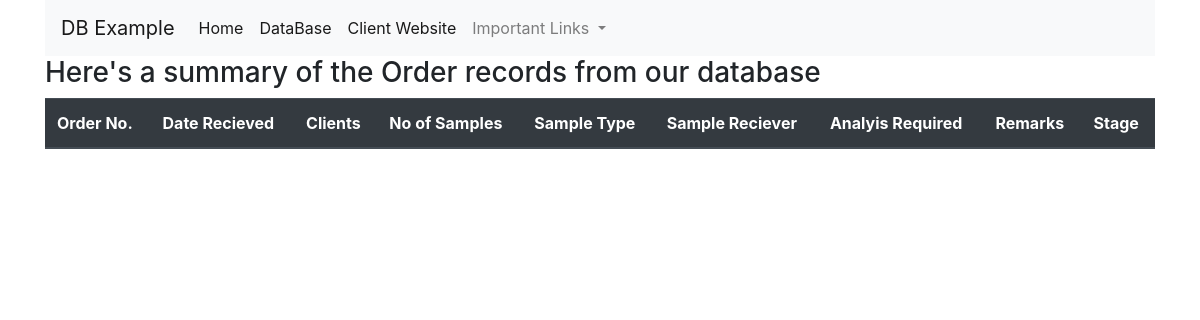
The page /db/ (signed in) on the database as committed earlier.
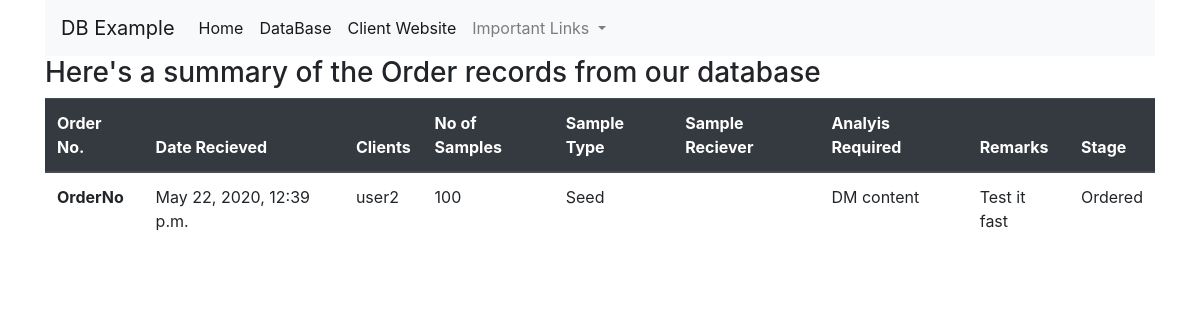
The same page on the database as committed later.
### Webapp/models.py (models this page shows)
class Order(models.Model):
    Order_Number = models.CharField(max_length=50,default='OrderNo',blank=True)
    Date_recieved = models.DateTimeField(auto_now_add=True)
    User= settings.AUTH_USER_MODEL
    Client = models.ForeignKey(User,null=True,on_delete = models.CASCADE)
    No_of_Samples = models.IntegerField(default=1)
    Sample_Type = models.CharField(max_length=99, null=True)
    Sample_Reciever = models.CharField(max_length=128,blank=True)
    Analyis_Required = models.CharField(choices=Analysis_Types,default='Unknown',max_length=256)
    Remarks = models.TextField()
    Stage = models.CharField(choices=STATUS, default='Ordered',max_length=128)

### Webapp/views.py (the view)
# urls.py: path('db/',views.dbfront,name='dbfront'),
@login_required(login_url='/user_login/')
def dbfront(request):
    all_objects = Order.objects.all()
    context= {'all_objects': all_objects}
    return render(request,'dbfront.html',context)

### templates/dbfront.html (shortened to what this page needs)
<!DOCTYPE html>
{% load static %}
<html lang="en">
<head>
<link rel="stylesheet" href="https://stackpath.bootstrapcdn.com/bootstrap/4.4.1/css/bootstrap.min.css">
<nav class="navbar navbar-expand-lg navbar-light bg-light">
	<a class="navbar-brand" href="/db">DB Example</a>
	<div class="collapse navbar-collapse" id="navbarSupportedContent">
	  <ul class="navbar-nav mr-auto">
		<li class="nav-item active">
		  <a class="nav-link" href="/">Home <span class="sr-only">(current)</span></a>
		</li>
		<li class="nav-item active">
			<a class="nav-link" href="admin/">DataBase<span class="sr-only">(current)</span></a>
		  </li><li class="nav-item active">
			<a class="nav-link" href="/" target="_blank">Client Website <span class="sr-only">(current)</span></a>
		  </li>
		<li class="nav-item dropdown">
		  <a class="nav-link dropdown-toggle" href="#" id="navbarDropdown" role="button" data-toggle="dropdown" aria-haspopup="true" aria-expanded="false">
			Important Links
		  </a>
		</li>
	  </ul>
	</div>
  </nav>
</head>
<body class="container">
	{% block body %}
	<h3>Here's a summary of the Order records from our database</h3>
	<table class="table">
		<thead class="thead-dark">
		  <tr>
			<th scope="col">Order No.</th>
			<th scope="col">Date Recieved</th>
			<th scope="col">Clients</th>
			<th scope="col">No of Samples</th>
            <th scope="col">Sample Type</th>
            <th scope="col">Sample Reciever</th>
            <th scope="col">Analyis Required</th>
            <th scope="col">Remarks</th>
            <th scope="col">Stage</th>
		  </tr>
		</thead>
		<tbody>
		{% for record in all_objects %}
		<tr>
			<th scope="row">{{ record.Order_Number }}</th>
			<td>{{ record.Date_recieved }}</td>
			<td >{{ record.Client }}</td>
            <td>{{ record.No_of_Samples }}</td>
            <td>{{ record.Sample_Type }}</td>
            <td>{{ record.Sample_Reciever }}</td>
            <td>{{ record.Analyis_Required }}</td>
            <td>{{ record.Remarks }}</td>
            <td>{{ record.Stage }}</td>
		</tr>
		{% endfor %}
	</tbody>
	  </table>
{% endblock %}
</body>
</html>

Rows that differ between the two databases and show on the page:
added Order: Order_Number "OrderNo", Date_recieved "May 22, 2020, 12:39 p.m.", Client "user2", No_of_Samples "100", Sample_Type "Seed", Analyis_Required "DM content", Remarks "Test it fast", Stage "Ordered"
